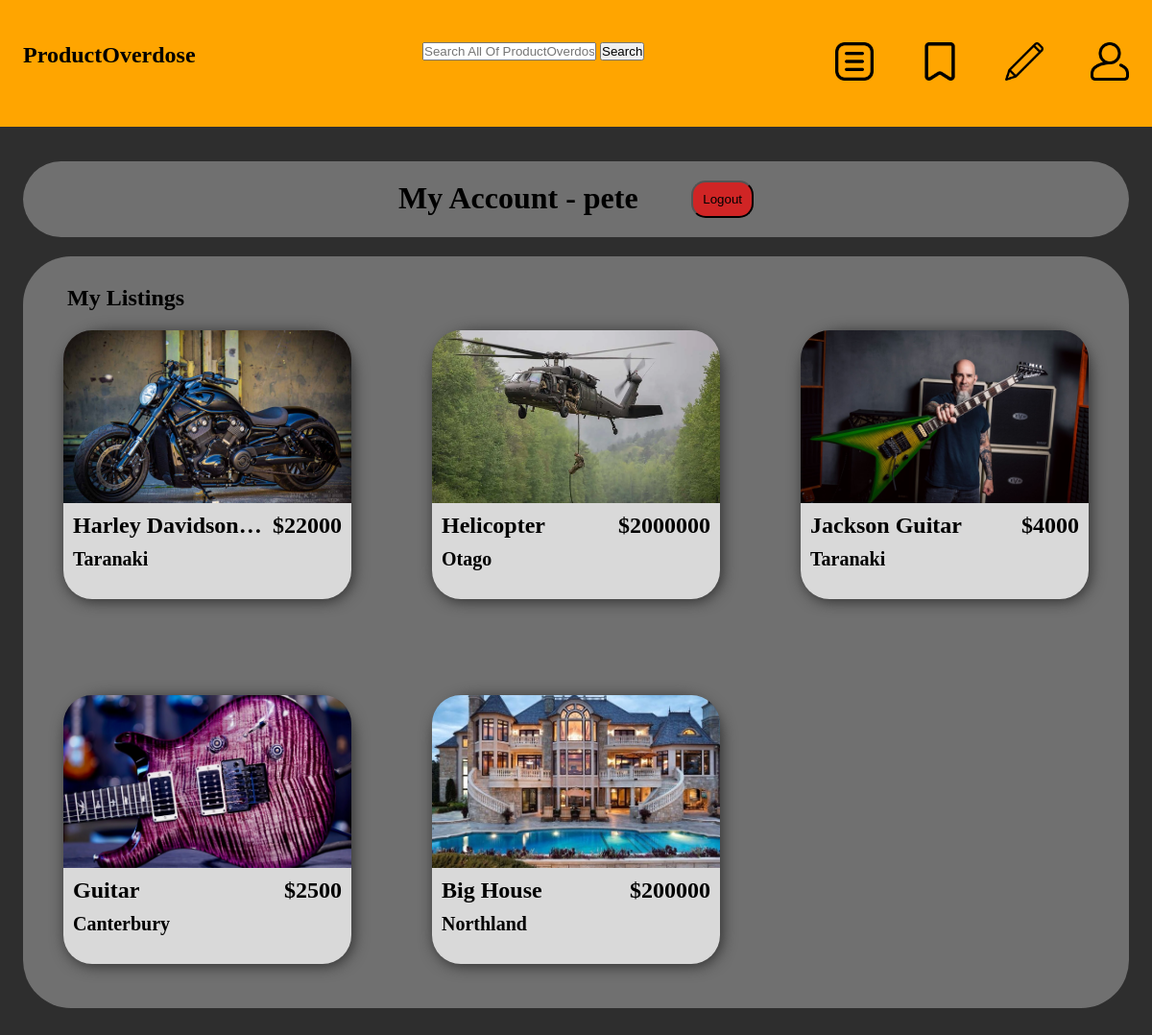
Screenshot of /my_account/ (signed in) with the database file from the repository.
### listings/models.py (models this page shows, shortened)
class Listing(models.Model):
    title = models.CharField(max_length=75)
    body = models.TextField()
    slug = models.SlugField(unique=True, blank=True)
    date = models.DateTimeField(auto_now_add=True)
    banner = models.ImageField(default='lambo.webp', blank=True)
    author = models.ForeignKey(User, on_delete=models.CASCADE, default=None)
    price = models.FloatField()
    LOCATION_CHOICES = [
        ('Northland', 'Northland'),
        ('Auckland', 'Auckland'),
        ('Waikato', 'Waikato'),
        ('Bay Of Plenty', 'Bay Of Plenty'),
        ('Gisborne', 'Gisborne'),
        ("Hawke's Bay", "Hawke's Bay"),
        ('Taranaki', 'Taranaki'),
        ('Manawatū-Whanganui', 'Manawatū-Whanganui'),
        ('Wellington', 'Wellington'),
        ('Tasman', 'Tasman'),
        ('Nelson', 'Nelson'),
        ('Marlborough', 'Marlborough'),
        ('West Coast', 'West Coast'),
        ('Canterbury', 'Canterbury'),
        ('Otago', 'Otago'),
        ('Southland', 'Southland'),
    ]
    location = models.CharField(max_length=25, choices = LOCATION_CHOICES, null=True)
    CATEGORY_CHOICES = [
        ('Sports', 'Sports'),
        ('Electronics', 'Electronics'),
        ('Motors', 'Motors'),
        ('Fashion', 'Fashion'),
        ('Art/Music', 'Art/Music'),
        ('Property', 'Property'),
        ('Health', 'Health'),
        ('Other', 'Other')
    ]
    category = models.CharField(max_length=25, choices = CATEGORY_CHOICES, null=True)

### marketplace/views.py (the view)
@login_required(login_url="/users/login/")
def my_listings(request):
    my_listings = Listing.objects.filter(author=request.user).order_by('-date')
    context = {
        'my_listings':my_listings
    }
    return render(request, 'my_account.html', context)

### templates/my_account.html (shortened to what this page needs)
{% extends 'layout.html' %}
{% block content %}
    <div class="user-info">
        <h1>My Account - {{ request.user }}</h1>
        <form class="logout" action="{% url 'users:logout' %}" method="post">
            <button class="logout-button" aria-label="User Logout" title="User Logout">Logout</button>
        </form>
    </div>
    <section>
        {% if my_listings %}
            <div class="section-styling">
                <h1 class="section-text">My Listings</h1>
                <div class="item-cards">
                    {% for listing in my_listings %}
                        <a class="item-wrapper" href="{% url 'listings:page' slug=listing.slug %}">
                            <div class="item-card">
                                <img class="banner" src="{{ listing.banner.url }}" alt="{{ listing.title }}">
                                <h1 class="card-title" title="{{ listing.title }}">{{ listing.title }}</h1>
                                <h1 class="card-price">${{ listing.price|floatformat:"0" }}</h1>
                                <h1 class="card-location">{{ listing.location }}</h1>
                            </div>
                        </a>
                    {% endfor %}
                </div>
            </div>
        {% else %}
            <div class="section-styling">
                <h1 class="section-text">No listings found.</h1>
            </div>
        {% endif %}
    </section>
{% endblock  %}

### static/css/style.css (style rules this page uses)
* { margin: 0; padding: 0; }
body { background-color: #2E2E2E; }
.banner { display: block; width: 100%; }
.item-card { width: 90%; background-color: #D9D9D9; border-radius: 15% 15% 30px 30px; padding-bottom: 10%; width: 300px; box-shadow: 2px 2px 15px #2e2e2e; }
.item-card img { border-radius: 30px 30px 0 0; height: 180px; object-fit: cover; }
.item-cards { display: grid; grid-template-columns: repeat(3, 1fr); place-items: center; row-gap: 100px; }
.section-styling { background-color: #707070; border-radius: 50px; padding-bottom: 4%; margin-bottom: 30px; margin-top: 10px; }
.section-text { margin-left: 4%; padding-top: 30px; padding-bottom: 20px; }
.card-title { text-overflow: ellipsis; white-space: nowrap; overflow: hidden; text-decoration: none; color: black; position: absolute; margin-left: 10px; margin-top: 10px; width: 200px; }
.item-wrapper { text-decoration: none; }
.card-price { text-decoration: none; color: black; text-align: right; position: relative; margin-right: 10px; margin-top: 10px; }
.card-location { text-decoration: none; color: black; position: relative; margin-left: 10px; font-size: 20px; margin-top: 10px; }
.user-info { display: flex; gap: 5%; justify-content: center; background-color: #707070; border-radius: 50px; margin-top: 20px; margin-bottom: 20px; padding: 20px; }
.logout-button { background-color: rgba(255, 0, 0, 0.671); border-radius: 15px; padding: 10px; cursor: pointer; }

### rows the page displays
Listing: banner (picture), title "Harley Davidson…", price "22000", location "Taranaki"
Listing: banner (picture), title "Helicopter", price "2000000", location "Otago"
Listing: banner (picture), title "Jackson Guitar", price "4000", location "Taranaki"
Listing: banner (picture), title "Guitar", price "2500", location "Canterbury"
Listing: banner (picture), title "Big House", price "200000", location "Northland"

### other values shown
{{ request.user }} "pete"
